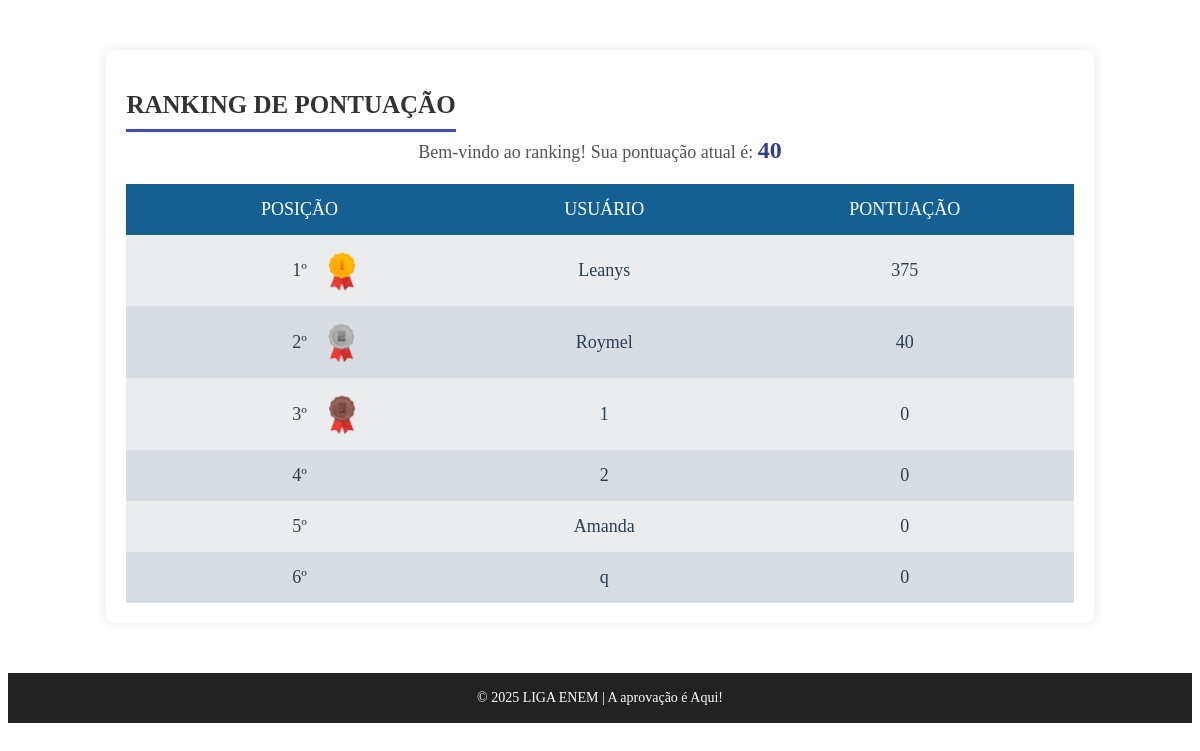
The app's page /ranking.html (signed in) with its own data.
### views.py (models this page shows, shortened)
class Usuario(db.Model):
    __tablename__ = 'usuarios'
    id = db.Column(db.Integer, primary_key=True)
    usuario = db.Column(db.String(100), unique=True, nullable=False)
    senha = db.Column(db.String(200), nullable=False)
    pontuacao = db.Column(db.Integer, default=0)
    acertos_consecutivos = db.Column(db.Integer, default=0)
    erros_consecutivos = db.Column(db.Integer, default=0)

### views.py (the view)
@app.route("/ranking.html")
def ranking():
    usuario_logado = session.get('user')
    usuario = db.session.query(Usuario).filter_by(usuario=usuario_logado).first()
    if usuario:
        pontuacao = usuario.pontuacao  # Pega a pontuação do usuário
    else:
        pontuacao = 0
    ranking = db.session.query(Usuario).order_by(Usuario.pontuacao.desc(),Usuario.usuario.asc()).all()
    return render_template('ranking.html', ranking=ranking, pontuacao=pontuacao)

### templates/ranking.html (shortened to what this page needs)
<!DOCTYPE html>
<html lang="pt-br">
<head>
</head>
<body>
    <div class="container">
        <h2>Ranking de Pontuação</h2>
        <div class="user-score">
            Bem-vindo ao ranking! Sua pontuação atual é: <span class="highlight"> {{ pontuacao }}</span>
        </div>
        <table>
            <thead>
                <tr>
                    <th>Posição</th>
                    <th>Usuário</th>
                    <th>Pontuação</th>
                </tr>
            </thead>
            <tbody>
                {% for usuario in ranking %}
                    <tr class="{{ 'highlight-row' if usuario.usuario == usuario_logado else '' }}
                                {{ 'same-position-score' if usuario.pontuacao == loop.index - 1 else '' }}">
                        <td>
                            {% if loop.index == 1 %}
                                <div class="ranking-container">
                                    1º
                                    <img src="static/ouro.png" alt="Medalha de Ouro">
                                </div>
                            {% elif loop.index == 2 %}
                                <div class="ranking-container">
                                    2º
                                    <img src="static/prata.png" alt="Medalha de Prata">
                                </div>
                            {% elif loop.index == 3 %}
                                <div class="ranking-container">
                                    3º
                                    <img src="static/bronze.png" alt="Medalha de Bronze">
                                </div>
                            {% else %}
                                {{ loop.index }}º
                            {% endif %}
                        </td>
                        <td>{{ usuario.usuario }}</td>
                        <td>{{ usuario.pontuacao }}</td>
                    </tr>
                {% endfor %}
            </tbody>
        </table>
    </div>
    <div class="footer">
        <p>&copy; 2025 LIGA ENEM | A aprovação é Aqui!</p>
    </div>
</body>
</html>

### templates/ranking.html (style rules this page uses)
.container { width: 80%; max-width: 1200px; margin: 50px auto 50px; padding: 20px; background-color: #ffffff; border-radius: 8px; box-shadow: 0 0 10px rgba(0, 0, 0, 0.1); display: flex; justify-content: space-between; align-items: flex-start; flex-wrap: wrap; }
.container h2 { color: #333; font-size: 25px; text-align: center; margin-bottom: 5px; text-transform: uppercase; border-bottom: 3px solid #3f51b5; padding-bottom: 10px; font-family: 'Poppins'; }
.user-score { text-align: center; font-size: 18px; font-weight: 500; color: #555; width:100% }
.user-score .highlight { font-weight: 700; font-size: 24px; color: #313f8c; }
table { width: 100%; margin-top: 20px; border-collapse: collapse; }
th, td { padding: 15px; text-align: center; font-size: 18px; font-weight: 500; }
th { background-color: #156092; color: white; text-transform: uppercase; }
td { background-color: #ebeced; color: #2c3e50; transition: background-color 0.3s ease; }
tr:nth-child(even) td { background-color: #d8dce3; }
.ranking-container { display: flex; justify-content: space-between; align-items: center; justify-content: center; gap: 10px; margin-left: 50px; }
.ranking-container img { width: 30px; height: auto; margin-left: 10px; }
.footer { background-color: #222222; color: white; text-align: center; padding: 3px; font-size: 14px; margin-top: 50px; margin-bottom: 0; }

### records on screen
Usuario: usuario "Leanys", pontuacao "375"
Usuario: usuario "Roymel", pontuacao "40"
Usuario: usuario "1", pontuacao "0"
Usuario: usuario "2", pontuacao "0"
Usuario: usuario "Amanda", pontuacao "0"
Usuario: usuario "q", pontuacao "0"

### other values on screen
{{ pontuacao }} "40"
